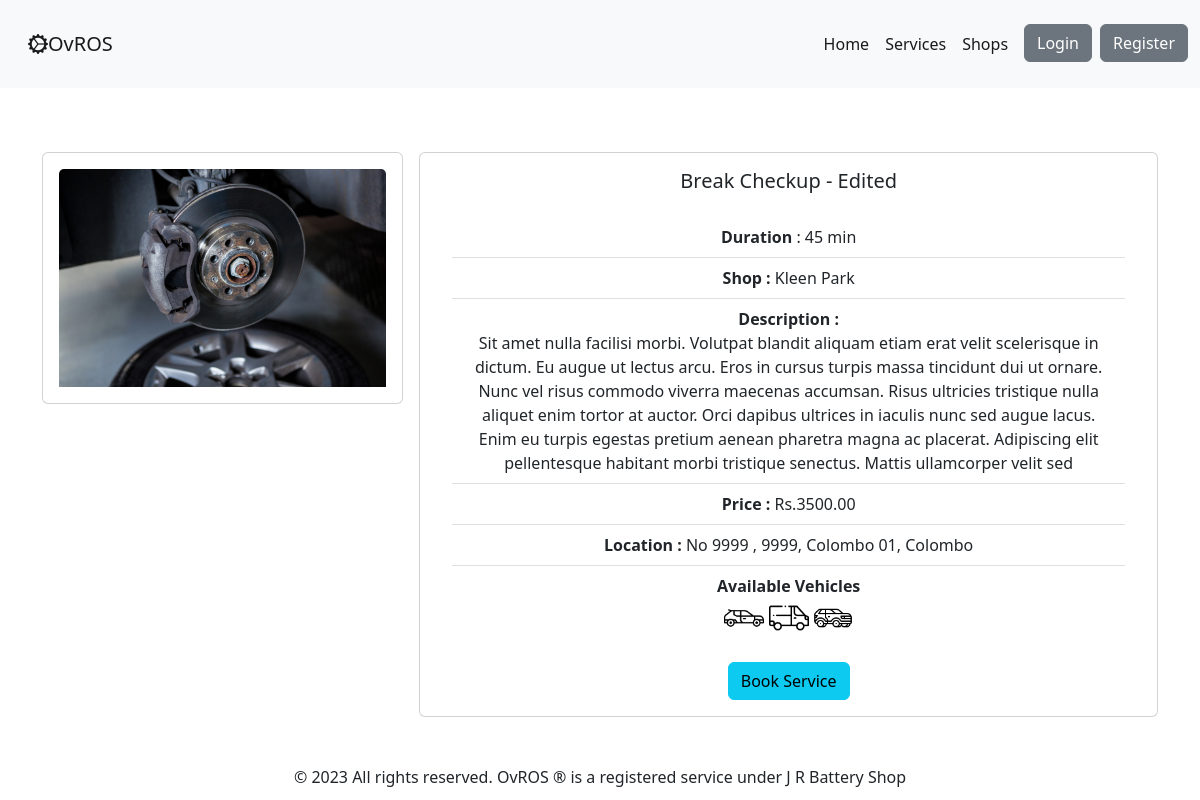
Before: /service/service/3 with the older database file.
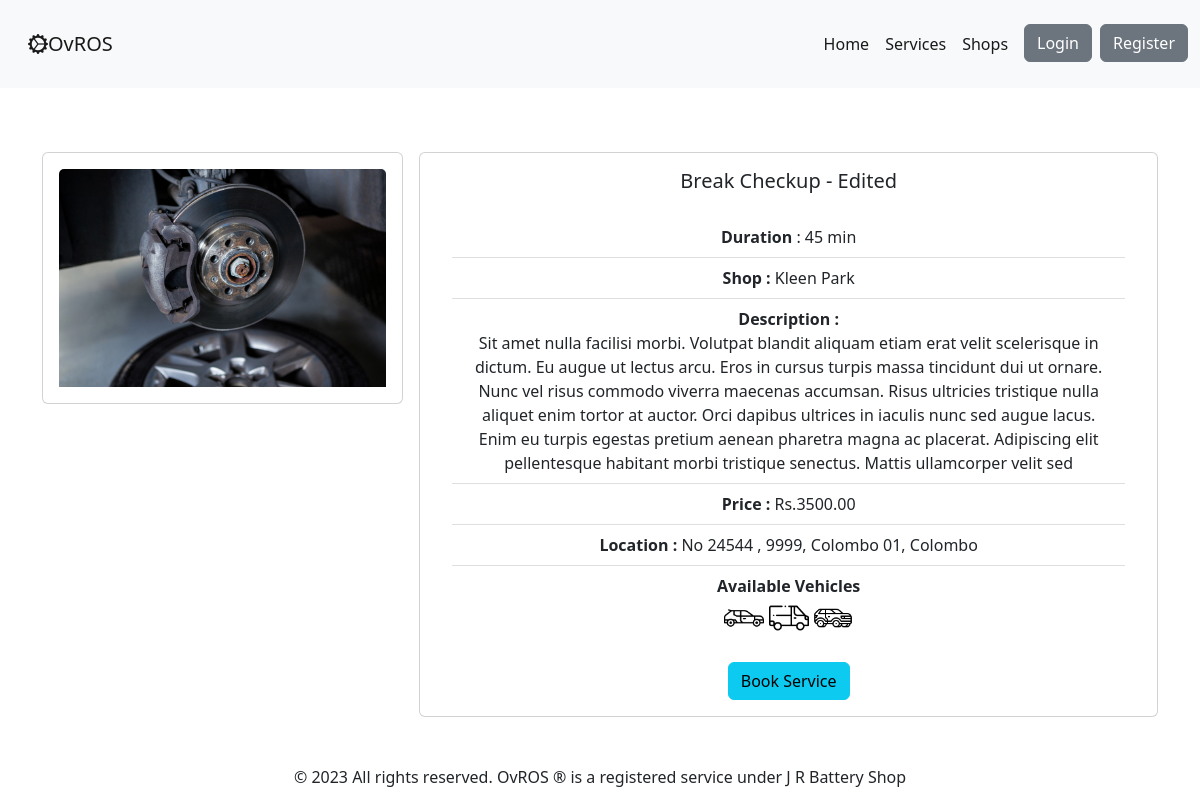
After: the same page with the newer database file.
### ovros_service_module/models.py (models this page shows, shortened)
class Service(models.Model):
    shop = models.ForeignKey(to=ShopProfile, on_delete=models.CASCADE)
    service_name = models.CharField(max_length=100)
    service_image = models.ImageField(upload_to='images/service_img', blank=True)
    service_description = models.CharField(max_length=500, default='', blank=True)
    service_price = models.DecimalField(max_digits=10, decimal_places=2)
    service_duration = models.CharField(max_length=5)
    is_for_car = models.BooleanField(verbose_name="Available for car", default=False)
    is_for_van = models.BooleanField(verbose_name="Available for van", default=False)
    is_for_suv = models.BooleanField(verbose_name="Available for suv", default=False)
    is_for_lorry = models.BooleanField(verbose_name="Available for lorry", default=False)
    is_for_bike = models.BooleanField(verbose_name="Available for bike", default=False)
    is_for_long_vehicle = models.BooleanField(verbose_name="Available for bike", default=False)
    service_availability = models.BooleanField(
        verbose_name="Service availability",
        default=False,
        help_text="is service available currently"
    )
    date_created = models.DateField(auto_now_add=True)
    date_updated = models.DateField(auto_now=True)

### ovros_user_module/models.py (models this page shows, shortened)
class ShopProfile(models.Model):
    user = models.OneToOneField(settings.AUTH_USER_MODEL, on_delete=models.CASCADE)
    user_role = models.CharField('Type', max_length=40, choices=Types.choices, default=Types.USER_SHOP)
    shop_name = models.CharField(max_length=100, help_text="Service Shop name")
    shop_profile_img = models.ImageField(upload_to='shops/profile_images', null=True, blank=True,
                                         default="shops/shop_profile_default.jpg")
    shop_address_no = models.CharField(
        max_length=200,
        help_text="Service Shop address Number",
    )
    shop_address_street = models.CharField(
        max_length=200,
        help_text="Service Shop address street",
    )
    shop_address_city = models.CharField(
        choices=DISTRICTS_CITY,
        max_length=200,
        help_text="Service Shop address city",
    )
    shop_address_district = models.CharField(
        choices=DISTRICTS,
        max_length=200,
        help_text="Service Shop address district",
    )
    shop_contact = models.CharField(max_length=10, help_text="eg: 07xxxxxxxx")
    shop_email = models.CharField(max_length=100, help_text="shop email address", blank=True)
    def get_full_address(self):
        return f'No {self.shop_address_no} , ' \
               f'{self.shop_address_street}, ' \
               f'{self.shop_address_city}, ' \
               f'{self.shop_address_district}'

### ovros_service_module/views.py (the view)
# urls.py: path('service/<service_id>', views.service_detail, name='service_detail'),
def service_detail(request, service_id):
    if request.user.is_authenticated:
        user_profile_role = request.session['profile_data']['profile_data']['profile_role']
        print(service_id, '  ', user_profile_role)
    else:
        user_profile_role = "USER_CUSTOMER"
    service = Service.objects.get(id=service_id)
    return render(request, 'services/service_detail.html',
                  {'service': service,
                   'user_role': user_profile_role
                   })

### ovros_user_module/context_processors.py (called while the page is built)
def profile_data(request):
    return {'profile_data': ProfileData(request)}

### templates/services/service_detail.html (shortened to what this page needs)
{% extends 'base.html' %}
{% load static %}
{% block content %}
    <section id="ovros-service">
        <div class="container">
            <div class="row my-5 g-3">
                <div class="col-12 col-md-6 col-lg-4">
                    <div class="card">
                        <div class="card-body text-center">
                            {% if service.service_image is None %}
                                <img src="{% static 'images/card-header-default.jpg' %}" class="card-img-top"
                                     alt="...">
                            {% else %}
                                <img src="{{ service.service_image.url }}" class="card-img-top" alt="...">
                            {% endif %}
                        </div>
                    </div>
                </div>
                <div class="col-12 col-md-6 col-lg-8">
                    <div class="card">
                        <div class="card-body text-center">
                            <h5 class="card-title">{{ service.service_name }}</h5>
                            <div class="card-body ">
                                <div class="list-group">
                                    <ul class="list-group list-group-flush">
                                        <li class="list-group-item"><strong>Duration</strong>
                                            : {{ service.service_duration }} min
                                        </li>
                                        <li class="list-group-item"><strong>Shop
                                            : </strong>{{ service.shop.shop_name }}</li>
                                        <li class="list-group-item"><strong>Description
                                            :</strong> <br>{{ service.service_description }}</li>
                                        <li class="list-group-item"><strong>Price
                                            :</strong> <span>Rs.</span>{{ service.service_price }}</li>
                                        <li class="list-group-item"><strong>Location
                                            :</strong> {{ service.shop.get_full_address }}</li>
                                        <li class="list-group-item"><strong>Available Vehicles </strong>
                                            <div>
                                                {% if service.is_for_car %}
                                                    <img height="40px" width="40px"
                                                         src="{% static 'icons/car_icon.png' %}">
                                                {% endif %}
                                                {% if service.is_for_van %}
                                                    <img height="40px" width="40px" class="bi"
                                                         src="{% static 'icons/van_icon.png' %}">
                                                {% endif %}
                                                {% if service.is_for_suv %}
                                                    <img height="40px" width="40px" class="bi"
                                                         src="{% static 'icons/suv_icon.png' %}">
                                                {% endif %}
                                            </div>
                                        </li>
                                    </ul>
                                </div>
                            </div>
                            {% if user_role == "USER_CUSTOMER" %}
                                <a href="{% url 'add_booking' service.id %}" class="btn btn-info ">Book Service</a>
                            {% endif %}
                        </div>
                    </div>
                </div>
            </div>
        </div>
    </section>
{% endblock %}

Changed rows visible on the page:
changed through a linked row, Service "Break Checkup - Edited": shop.get_full_address "No 9999 , 9999, Colombo 01, Colombo" → "No 24544 , 9999, Colombo 01, Colombo"
